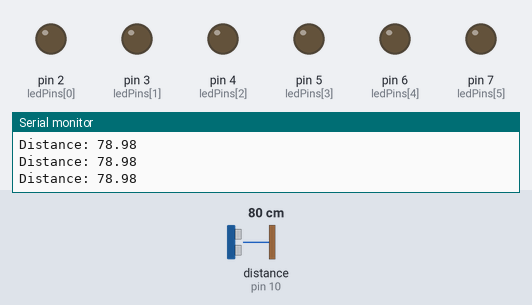
A sketch run on a simulated Arduino Uno, built with avr-gcc and run on an emulated ATmega328P. Parts: output pins drawn as LEDs (lit = HIGH), the last lines printed to the serial monitor. Wiring (inferred from the names in the program): ultrasonic range finder: trigger pin 9; echo pin 10. The inputs (shaded band) are chosen by the test bench; at power-on: distance to the obstacle (sensor on pin 10) 80 cm. The echo pulse lasts 58.3 µs per cm; pins used as bus, display or sensor lines are not drawn.

Above: at 1.2 s.
1.3 s: distance to the obstacle (sensor on pin 10) set to 46 cm
2.8 s: distance to the obstacle (sensor on pin 10) set to 40 cm
At 4.0 s:
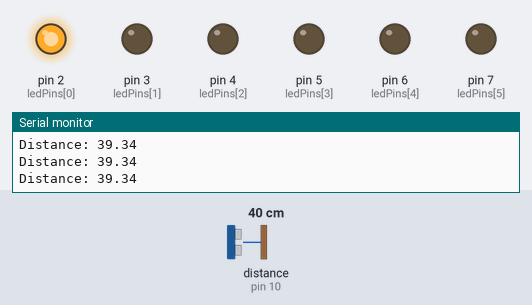
4.3 s: distance to the obstacle (sensor on pin 10) set to 34 cm
At 4.7 s:
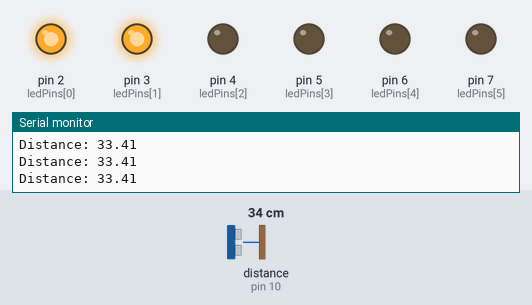
5.8 s: distance to the obstacle (sensor on pin 10) set to 31 cm
7.3 s: distance to the obstacle (sensor on pin 10) set to 26 cm
At 7.7 s:
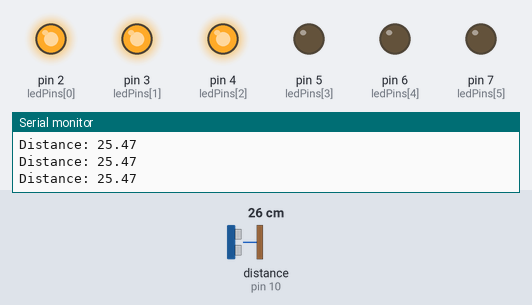
8.8 s: distance to the obstacle (sensor on pin 10) set to 60 cm
At 10.2 s:
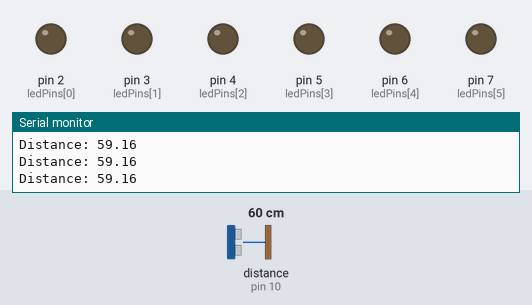
Timing chart, 0 to 11.3 s (numbered marks = the images above; inputs shaded):
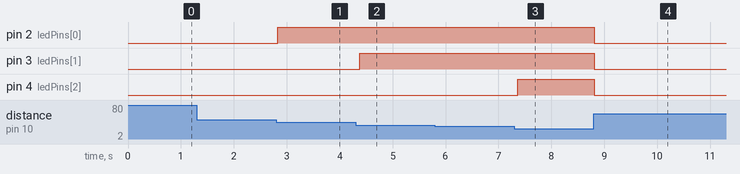

The sketch:

distance_as_leds.ino
```cpp
/*
  Distance As LEDs Demo Setup

  Parts:
  - 1 ultrasonic distance sensor (such as HC-SR04)
  - 6 LEDs
  - 6 resistors for the LEDs (220 ohm typical)

  Wiring:
  - Ultrasonic VCC -> 5V
  - Ultrasonic GND -> GND
  - Ultrasonic TRIG -> pin 9
  - Ultrasonic ECHO -> pin 10
  - LED 1 anode -> pin 2 through a resistor
  - LED 2 anode -> pin 3 through a resistor
  - LED 3 anode -> pin 4 through a resistor
  - LED 4 anode -> pin 5 through a resistor
  - LED 5 anode -> pin 6 through a resistor
  - LED 6 anode -> pin 7 through a resistor
  - All LED cathodes -> GND

  Notes:
  - Open the Serial Monitor at 9600 baud to see measured distance in centimeters.
*/
const int trigPin = 9;
const int echoPin = 10;

const int ledPins[6] = {2, 3, 4, 5, 6, 7};

long duration;
float distance;

void setup() {
  Serial.begin(9600);

  pinMode(trigPin, OUTPUT);
  pinMode(echoPin, INPUT);

  for (int i = 0; i < 6; i++) {
    pinMode(ledPins[i], OUTPUT);
  }
}

float getDistance() {
  // Clear trigger
  digitalWrite(trigPin, LOW);
  delayMicroseconds(2);

  // Send pulse
  digitalWrite(trigPin, HIGH);
  delayMicroseconds(10);
  digitalWrite(trigPin, LOW);

  // Read echo
  duration = pulseIn(echoPin, HIGH);

  // Convert to cm
  float dist = duration * 0.034 / 2;
  return dist;
}

void loop() {
  distance = getDistance();

  Serial.print("Distance: ");
  Serial.println(distance);

  // Clamp distance range
  float minDist = 5;    // very close
  float maxDist = 50;   // far

  distance = constrain(distance, minDist, maxDist);

  // Map to 0-6 LEDs
  int numLEDs = map(distance, maxDist, minDist, 0, 6);
  numLEDs = constrain(numLEDs, 0, 6);

  // Update LEDs
  for (int i = 0; i < 6; i++) {
    if (i < numLEDs) {
      digitalWrite(ledPins[i], HIGH);
    } else {
      digitalWrite(ledPins[i], LOW);
    }
  }

  delay(100);
}
```

Measured:
- the behaviour switches between 44 and 43 cm on distance to the obstacle (sensor on pin 10) (found by bisection; images 0 and 1)
- the behaviour switches between 37 and 36 cm on distance to the obstacle (sensor on pin 10) (found by bisection; images 1 and 2)
- the behaviour switches between 29 and 28 cm on distance to the obstacle (sensor on pin 10) (found by bisection; images 2 and 3)
- after the input at 2.8 s, pin 2 (ledPins[0]): LOW → HIGH at once
- after the input at 4.3 s, pin 3 (ledPins[1]): LOW → HIGH after 0.08 s
- after the input at 7.3 s, pin 4 (ledPins[2]): LOW → HIGH after 0.07 s
- after the input at 8.8 s, pin 2 (ledPins[0]), pin 3 (ledPins[1]), pin 4 (ledPins[2]): HIGH → LOW at once
